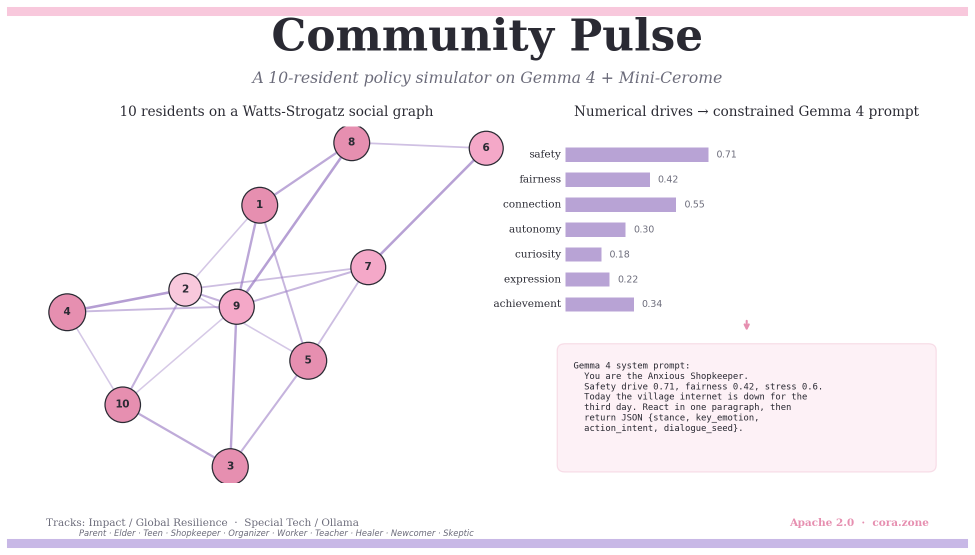
#> input picture cover_v0.1.png, 1950 x 1110 px (shown at 1/2 size)
$ python _make_video.py
#> lines starting #> are read from the running program, lines starting #| are printed output that depends on the picture
"""Generate a silent screencast-style MP4 from existing assets.
Cora can then overlay her voice via OBS, or submit as-is with captions.

Style: pastel/lavender/pink, soft, cinematic.
"""
from pathlib import Path
import imageio.v3 as iio
import numpy as np
from PIL import Image, ImageDraw, ImageFont
import textwrap, re, os

ROOT = Path(__file__).resolve().parent
W, H = 1280, 720
FPS = 24
OUT_VIDEO = ROOT / "_demo_video_v1.mp4"

# Try to find a decent font
def find_font(size, bold=False):
    candidates = [
        "C:/Windows/Fonts/segoeui.ttf",
        "C:/Windows/Fonts/calibri.ttf",
        "C:/Windows/Fonts/arial.ttf",
    ]
    if bold:
        candidates = [
            "C:/Windows/Fonts/segoeuib.ttf",
            "C:/Windows/Fonts/calibrib.ttf",
            "C:/Windows/Fonts/arialbd.ttf",
        ] + candidates
    for p in candidates:
        if os.path.exists(p):
            return ImageFont.truetype(p, size)
    return ImageFont.load_default()


BG = (250, 245, 252)   # very pale lavender
INK = (45, 45, 70)
ACCENT = (180, 130, 200)  # mauve
SOFT_PINK = (245, 225, 240)


def make_solid(color=BG):
    img = Image.new("RGB", (W, H), color)
    return img


def make_title(headline, subhead=None, color=INK, accent=ACCENT):
    img = make_solid()
    d = ImageDraw.Draw(img)
    f_big = find_font(60, bold=True)
    f_small = find_font(28)
    # Center headline
    bbox = d.textbbox((0, 0), headline, font=f_big)
    tw = bbox[2] - bbox[0]; th = bbox[3] - bbox[1]
    d.text(((W - tw) // 2, (H - th) // 2 - 40), headline, fill=color, font=f_big)
    if subhead:
        bbox = d.textbbox((0, 0), subhead, font=f_small)
        sw = bbox[2] - bbox[0]; sh = bbox[3] - bbox[1]
        d.text(((W - sw) // 2, (H - th) // 2 + 60), subhead, fill=accent, font=f_small)
    return img


def fit_image(path, max_w, max_h):
    im = Image.open(path).convert("RGB")
    iw, ih = im.size
    s = min(max_w / iw, max_h / ih)
    if s < 1.0:
        im = im.resize((int(iw * s), int(ih * s)), Image.LANCZOS)
    return im


def make_image_slide(img_path, caption=None):
    canvas = make_solid()
    d = ImageDraw.Draw(canvas)
    im = fit_image(img_path, W - 120, H - 200 if caption else H - 80)
    x = (W - im.width) // 2; y = (H - im.height - (60 if caption else 0)) // 2
    canvas.paste(im, (x, y))
    if caption:
        f = find_font(24)
        bbox = d.textbbox((0, 0), caption, font=f)
        cw = bbox[2] - bbox[0]
        d.text(((W - cw) // 2, y + im.height + 20), caption, fill=INK, font=f)
    return canvas


def make_text_slide(title, body_lines, accent=ACCENT):
    img = make_solid()
    d = ImageDraw.Draw(img)
    f_title = find_font(40, bold=True)
    f_body = find_font(24)
    # Title at top
    bbox = d.textbbox((0, 0), title, font=f_title)
    tw = bbox[2] - bbox[0]
    d.text(((W - tw) // 2, 50), title, fill=accent, font=f_title)
    # Soft pink box
    pad = 40
    box_top = 130
    d.rectangle([pad, box_top, W - pad, H - 60], fill=SOFT_PINK)
    # Body
    y = box_top + 30
    for line in body_lines:
        wrapped = textwrap.wrap(line, width=80)
        for w_line in wrapped:
            d.text((pad + 30, y), w_line, fill=INK, font=f_body)
            y += 34
        y += 8
    return img


def img_to_arr(im):
    return np.asarray(im, dtype=np.uint8)


def fade_pair(im_a, im_b, n_frames):
    """Crossfade between two PIL images."""
    a = img_to_arr(im_a).astype(np.float32)
    b = img_to_arr(im_b).astype(np.float32)
    for i in range(n_frames):
        t = (i + 1) / (n_frames + 1)
        m = (a * (1 - t) + b * t).astype(np.uint8)
        yield m


def hold(im, n_frames):
    arr = img_to_arr(im)
    for _ in range(n_frames):
        yield arr


# ============ Build the timeline ============

frames = []

def add(gen):
    for f in gen:
        frames.append(f)

def secs(s):
    return int(round(s * FPS))

# Slide 1: Title (3s)
slide_title = make_title("Community Pulse", "A 10-resident policy simulator")
#> in make_solid, `img = Image.new("RGB", (W, H), color)`:
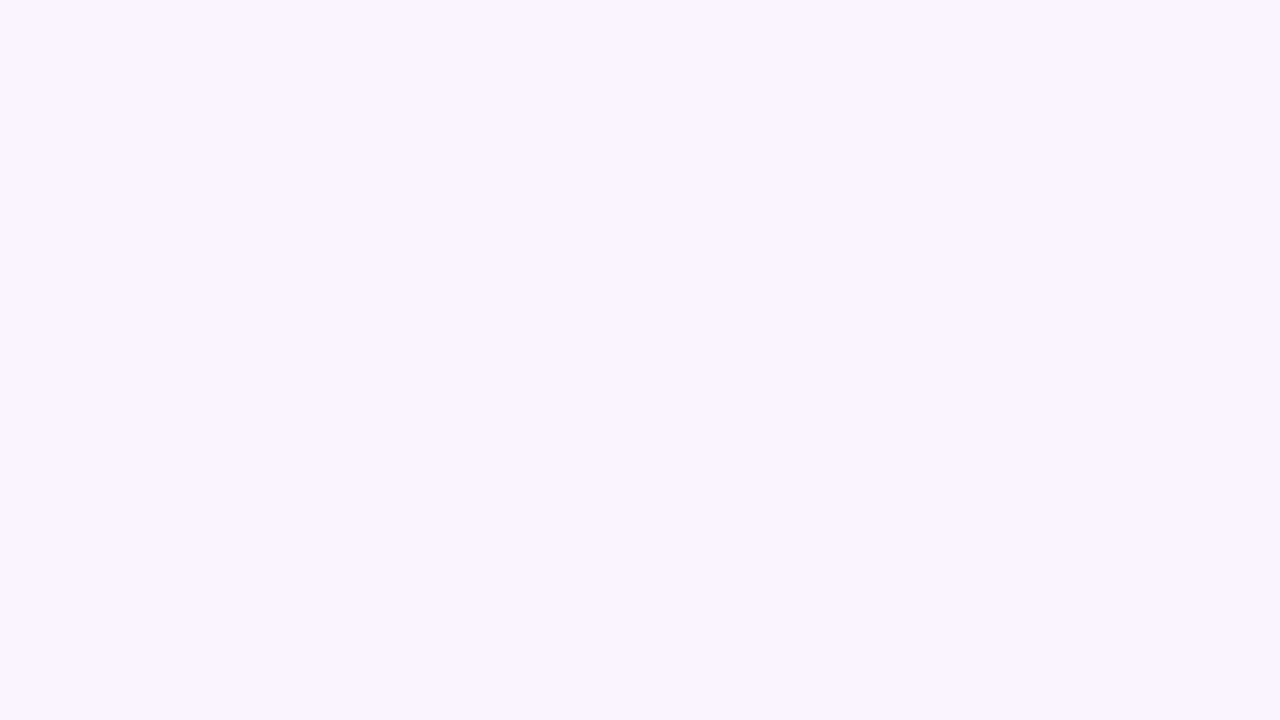
#> img: PIL image 1280x720 RGB; mean R, G, B 250, 245, 252
#> in make_title, `bbox = d.textbbox((0, 0), headline, font=f_big)`: bbox = (0, 2, 83, 12)
#> in make_title, `tw = bbox[2] - bbox[0]`: tw = 83
#> in make_title, `th = bbox[3] - bbox[1]`: th = 10
#> in make_title, `bbox = d.textbbox((0, 0), subhead, font=f_small)`: bbox = (0, 2, 136, 12)
#> in make_title, `sw = bbox[2] - bbox[0]`: sw = 136
#> in make_title, `sh = bbox[3] - bbox[1]`: sh = 10
add(hold(slide_title, secs(3)))

# Slide 2: Cover image (3s) — if exists
cover = ROOT / "cover_v0.1.png"
if cover.exists():
    slide_cover = make_image_slide(cover, "Built on Gemma 4 + Mini-Cerome (Apache 2.0)")
#> in fit_image, `im = im.resize((int(iw * s), int(ih * s)), Image.LANCZOS)`:
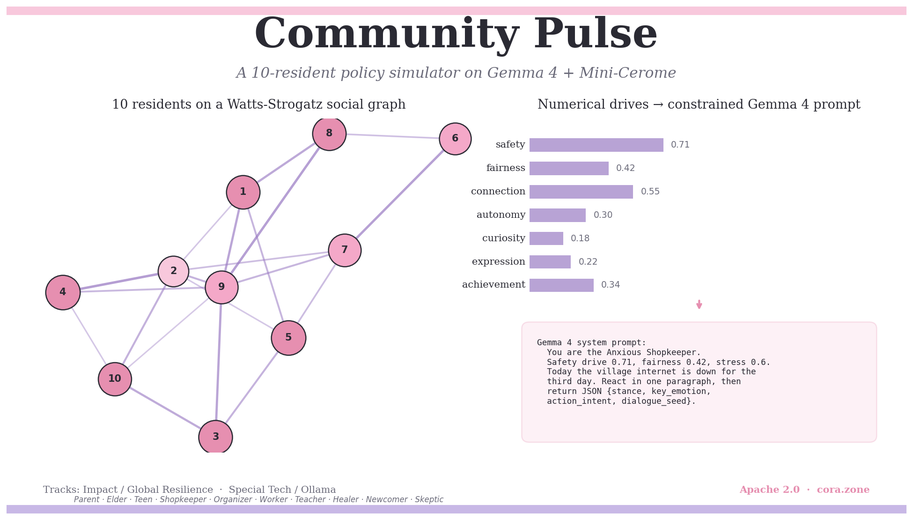
#> im: PIL image 913x520 RGB; mean R, G, B 246.5, 242.6, 246
#> in make_image_slide, `canvas.paste(im, (x, y))`:
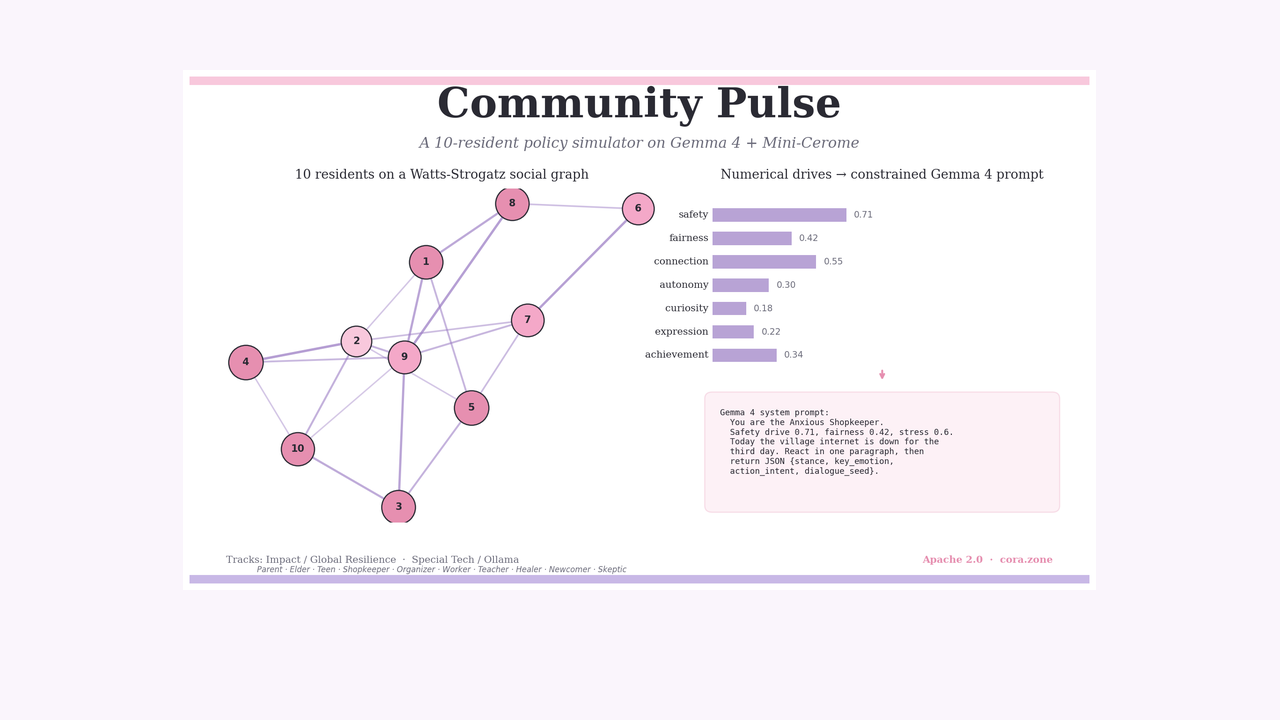
#> canvas: PIL image 1280x720 RGB; mean R, G, B 248.2, 243.8, 248.9
#> in make_image_slide, `bbox = d.textbbox((0, 0), caption, font=f)`: bbox = (0, 1, 215, 12)
#> in make_image_slide, `cw = bbox[2] - bbox[0]`: cw = 215
    add(fade_pair(slide_title, slide_cover, secs(0.5)))
    add(hold(slide_cover, secs(3)))
    last = slide_cover
else:
    last = slide_title

# Slide 3: The problem (4s)
slide_problem = make_text_slide(
    "The problem",
    [
        "A library closes. Will resilience drop?",
        "A clinic opens. Will it actually reach people?",
        "Internet goes out for 72 hours. Who fragments first?",
        "",
        "Policymakers can't afford a real-world A/B test.",
    ],
)
#> in make_text_slide, `bbox = d.textbbox((0, 0), title, font=f_title)`: bbox = (0, 2, 60, 12)
#> in make_text_slide, `tw = bbox[2] - bbox[0]`: tw = 60
#> after the loop in make_text_slide, `for line in body_lines:`: y = 336
add(fade_pair(last, slide_problem, secs(0.5)))
add(hold(slide_problem, secs(4)))
last = slide_problem

# Slide 4: The solution (4s)
slide_solution = make_text_slide(
    "What we built",
    [
        "10 resident archetypes (parent, elder, teen, ...)",
        "Each gets a 4-layer numerical personality (Mini-Cerome)",
        "Gemma 4 reacts in character; engine keeps drives stable",
        "Daily metrics: stress, trust, resilience index",
        "",
        "Offline. On-device. Private. Reproducible.",
    ],
)
add(fade_pair(last, slide_solution, secs(0.5)))
add(hold(slide_solution, secs(4)))
last = slide_solution

# Slide 5: 3-scenario chart (5s)
chart = ROOT / "_demo_3scenario_chart.png"
if chart.exists():
    slide_chart = make_image_slide(chart, "Three policies, three community trajectories — 7-day simulation")
#> call 2 of fit_image, with max_w = 1160, max_h = 520
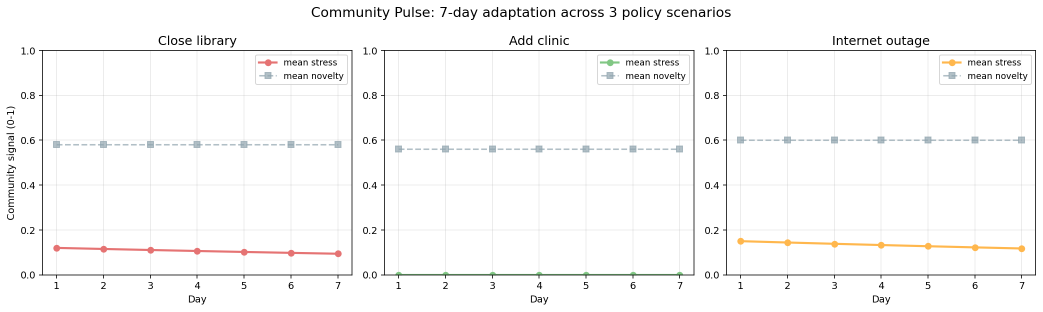
#> input picture _demo_3scenario_chart.png, 2085 x 623 px (shown at 1/2 size)
#> in fit_image (call 2), `im = im.resize((int(iw * s), int(ih * s)), Image.LANCZOS)`:
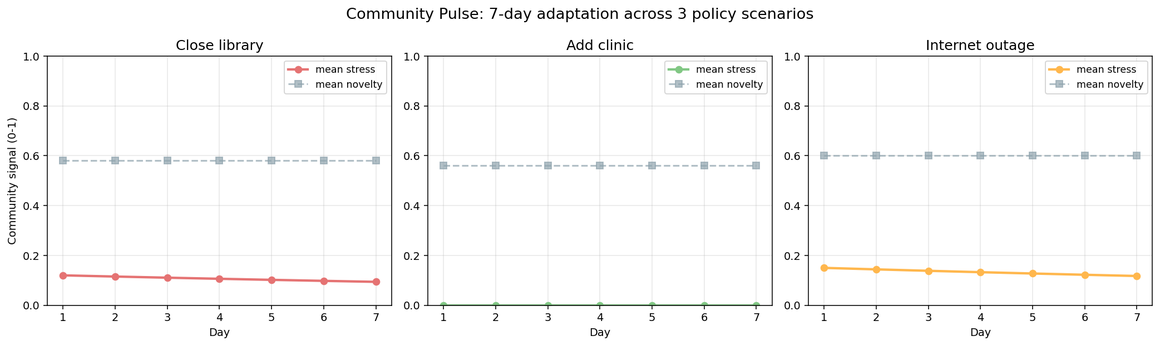
#> im: PIL image 1160x346 RGB; mean R, G, B 248.6, 248.2, 247.9
#> in make_image_slide (call 2), `canvas.paste(im, (x, y))`:
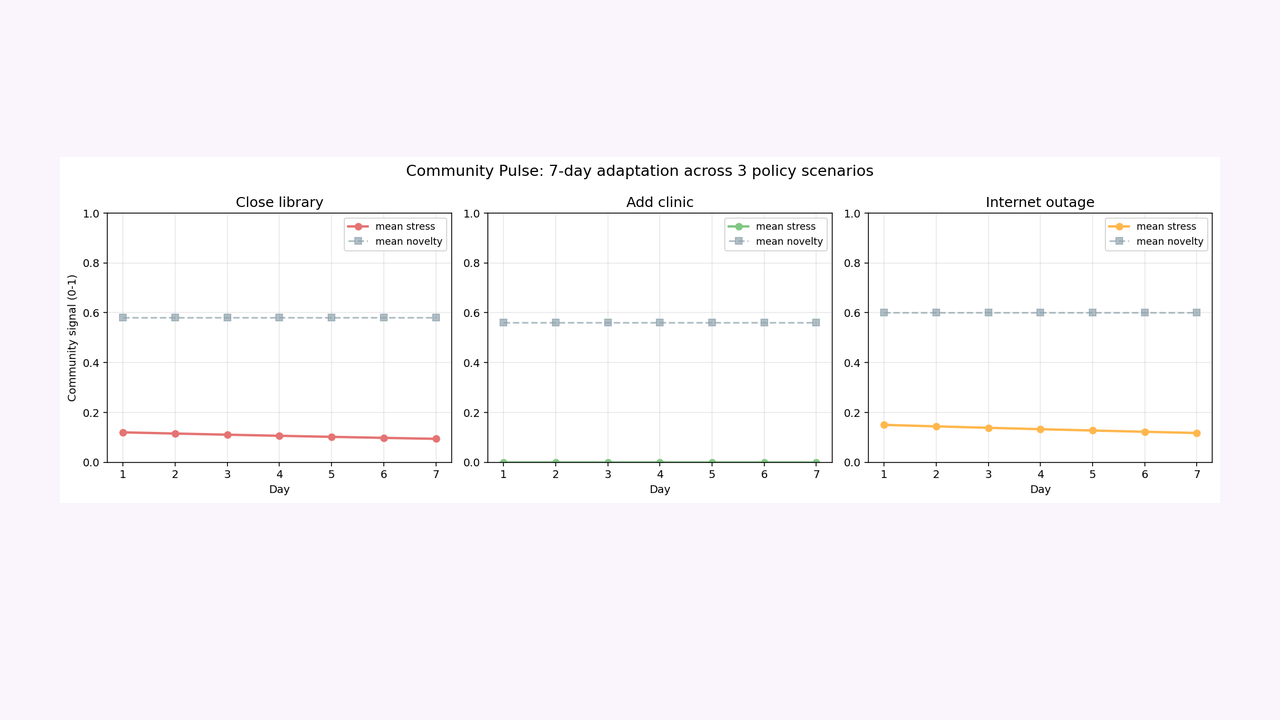
#> canvas: PIL image 1280x720 RGB; mean R, G, B 249.4, 246.4, 250.2
#> in make_image_slide (call 2), `bbox = d.textbbox((0, 0), caption, font=f)`: bbox = (0, 2, 289, 12)
#> in make_image_slide (call 2), `cw = bbox[2] - bbox[0]`: cw = 289
    add(fade_pair(last, slide_chart, secs(0.5)))
    add(hold(slide_chart, secs(5)))
    last = slide_chart

# Slide 6-8: Per-agent Gemma 3 reactions (one slide per agent)
def excerpt(md_path, agent_name):
    try:
        text = Path(md_path).read_text(encoding='utf-8')
        # find "## {agent_name}" block
        m = re.search(rf"## {re.escape(agent_name)}.*?\n(.*?)(?=\n---\n|\Z)", text, re.DOTALL)
        if not m:
            return None
        body = m.group(1).strip()
        # strip markdown bold
        body = body.replace("**", "")
        # take first 4 lines or 300 chars
        lines = [l.strip() for l in body.split("\n") if l.strip() and not l.startswith("Top drives:")][:4]
        return lines
    except Exception:
        return None

md = ROOT / "_demo_multi_agent_close_library.md"
for agent, role, drives in [
    ("Maya Chen", "high school student", "curiosity 0.74"),
    ("Elena Ruiz", "retired teacher", "social 0.64 / fairness 0.57"),
    ("Jordan Lee", "librarian", "curiosity 0.57 / fairness 0.54"),
]:
    lines = excerpt(md, agent)
    if not lines:
        lines = ["(sample missing)"]
    # truncate each line to keep slide clean
    short = []
    for l in lines:
        if len(l) > 110:
            l = l[:107] + "..."
        short.append(l)
    slide = make_text_slide(
        f"{agent} — {role}",
        [f"Top drives: {drives}", ""] + short,
    )
    add(fade_pair(last, slide, secs(0.4)))
    add(hold(slide, secs(6)))
    last = slide
#> this loop made 3 passes
#> (bbox in make_text_slide, tw in make_text_slide) on passes 1 to 3: ((0, 2, 154, 12), 154), ((0, 2, 130, 10), 130), ((0, 2, 102, 10), 102)
#> after the loop, l = '(sample missing)'

# Slide 9: Why it's more than role-play (4s)
slide_tech = make_text_slide(
    "Why it's not 'ten chatbots in a trench coat'",
    [
        "Mini-Cerome: 8 neurochem traits + 7 drives + working state",
        "Drives are NUMERICAL constraints passed into every Gemma prompt",
        "Ablation: GPT alone drifts 0.31 per agent over 3 days",
        "                Community Pulse: drift 0.04 — 8x more stable",
        "",
        "Gemma 4 is the VOICE; the engine is the PERSONALITY.",
    ],
)
add(fade_pair(last, slide_tech, secs(0.5)))
add(hold(slide_tech, secs(5)))
last = slide_tech

# Slide 10: Numbers (4s)
slide_results = make_text_slide(
    "Results — 7-day adaptation signature",
    [
        "Close library:   stress +0.11, resilience -0.05, edges +1",
        "Add clinic:      stress  0.00, resilience flat,  edges +1",
        "Internet outage: stress +0.14 then DROP to 0.12 by day 7",
        "                 edges 19 -> 23 (compensating ties form)",
        "",
        "The shape of compensation emerges — we didn't code it in.",
    ],
)
add(fade_pair(last, slide_results, secs(0.5)))
add(hold(slide_results, secs(5)))
last = slide_results

# Slide 11: Closing
slide_close = make_title(
    "Community Pulse",
    "github.com/xqscora/community-pulse  ·  Apache 2.0",
)
add(fade_pair(last, slide_close, secs(0.5)))
add(hold(slide_close, secs(3)))

print(f"Total frames: {len(frames)}, duration: {len(frames)/FPS:.1f}s")
print(f"Writing {OUT_VIDEO} ...")
#> (the run stopped early here; a loop or call above may not have finished)
